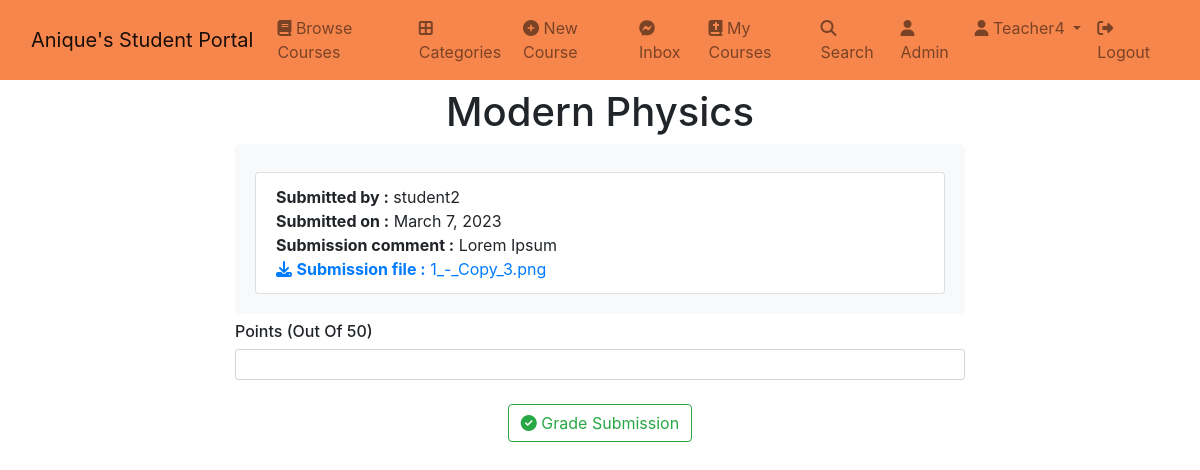
The app's page /course/31f14fdc-ee4c-420d-b912-1c9cc059e567/submissions/2 (signed in) with its own data.
### classroom/models.py (models this page shows, shortened)
class Grade(models.Model):
    course = models.ForeignKey(Course, on_delete=models.CASCADE)
    submission = models.ForeignKey(Submission, on_delete=models.CASCADE)
    points = models.PositiveIntegerField(default=0)
    graded_by = models.ForeignKey(
        User, on_delete=models.CASCADE, blank=True, null=True)
    status = models.CharField(
        choices=STATUS_CHOICES, default='pending', max_length=10, verbose_name='Status')

class Course(models.Model):
    id = models.UUIDField(primary_key=True, default=uuid.uuid4, editable=False)
    announcements = models.ManyToManyField(Announcement)
    picture = models.ImageField(upload_to=course_directory_path)
    title = models.CharField(max_length=100, verbose_name='Title')
    description = models.TextField()
    category = models.ForeignKey(Category, on_delete=models.CASCADE)
    syllabus = RichTextField()
    user = models.ForeignKey(
        User, on_delete=models.CASCADE, related_name='course_owner')
    enrolled = models.ManyToManyField(User)
    modules = models.ManyToManyField(Module)
    questions = models.ManyToManyField(CourseQuestion)
    created_at = models.DateTimeField(auto_now_add=True)

### assignment/models.py (models this page shows, shortened)
class Submission(models.Model):
    file = models.FileField(upload_to=assignment_directory_path)
    comment = models.CharField(max_length=999)
    date = models.DateTimeField(auto_now_add=True)
    assignment = models.ForeignKey(Assignment, on_delete=models.CASCADE)
    user = models.ForeignKey(User, on_delete=models.CASCADE)
    def get_file_name(self):
        return os.path.basename(self.file.name)

class Assignment(models.Model):
    title = models.CharField(max_length=150)
    content = RichTextField()
    points = models.PositiveIntegerField()
    due = models.DateField()
    files = models.ManyToManyField(AssignmentFileContent)
    user = models.ForeignKey(User, on_delete=models.CASCADE)

### classroom/views.py (the view)
def grade_submission(request, course_id, grade_id):
    user = request.user
    course = get_object_or_404(Course, id=course_id)
    grade = get_object_or_404(Grade, id=grade_id)
    if user != course.user:
        return HttpResponse("<h1>You are not allowed to perform that operation.</h1>")
    else:
        if request.method == 'POST':
            points = request.POST.get("points")
            grade.points = points
            grade.status = "graded"
            grade.graded_by = user
            grade.save()
            return redirect("student-submissions", course_id=course.id)
    context = {
        "course": course,
        "grade": grade
    }
    return render(request, 'classroom/grade_submissions.html', context)

### student_portal/templates/classroom/grade_submissions.html (shortened to what this page needs)
{% extends 'base.html' %} {% block content %}
<div class="container mt-2">
  <div class="row">
    <div class="col-2"></div>
    <div class="col-8">
      <h1 class="text-center">{{grade.course.title}}</h1>
      <div class="bg-light rounded-3">
        <div class="card-body">
          <ul class="list-group mt-2">
            <li class="list-group-item">
                <strong>Submitted by :</strong>
                {{grade.submission.user.username}}<br />
                <strong>Submitted on :</strong>
                {{grade.submission.date.date}}<br />
                <strong>Submission comment :</strong>
                {{grade.submission.comment}}<br />
                <a href="{{grade.submission.file.url}}" download
                  ><i class="fa fa-download"></i>
                  <strong>Submission file :</strong> {{grade.submission.get_file_name}}</a
                >
              </li>
          </ul>
        </div>
      </div>
      <form
        method="post"
        action="{% url 'grade-submission' course.id grade.id %}"
        role="form"
        class="mt-2"
      >
        <div class="form-outline mb-4">
          <h6 class="form-label" for="form2Example11">
            Points (Out Of {{grade.submission.assignment.points}})
          </h6>
          <input
            type="number"
            name="points"
            class="form-control form-control-sm"
            aria-label="Sizing example input"
            max="{{grade.submission.assignment.points}}"
          />
        </div>
        <div class="text-center">
          <button type="submit" class="btn btn-outline-success">
            <i class="fa fa-check-circle"></i>
            Grade Submission
          </button>
        </div>
      </form>
    </div>
  </div>
</div>
{% endblock content %}

### student_portal/templates/base.html (shortened to what this page needs)
{% load static %}
<!DOCTYPE html>
<html lang="en">
  <head>
    <link
      href="https://cdn.jsdelivr.net/npm/bootstrap@5.0.2/dist/css/bootstrap.min.css"
      rel="stylesheet"
    />
    <link
      rel="stylesheet"
      href="https://cdnjs.cloudflare.com/ajax/libs/font-awesome/6.1.1/css/all.min.css"
    />
    <link
      rel="stylesheet"
      href="https://stackpath.bootstrapcdn.com/bootstrap/4.3.1/css/bootstrap.min.css"
    />
  </head>
  <body>
    <nav
      class="navbar navbar-expand-lg navbar-light"
      style="background: #f7864d"
    >
      <div class="container-fluid">
        <a class="navbar-brand" href="{% url 'index' %}"
          >Anique's Student Portal</a
        >
        <div class="collapse navbar-collapse" id="navbarSupportedContent">
          <ul class="navbar-nav me-auto mb-2 mb-lg-0">
            <li class="nav-item">
              <a class="nav-link" href="{% url 'browse-courses' %}"
                ><i class="fa fa-book"></i> Browse Courses</a
              >
            </li>
            <li class="nav-item">
              <a class="nav-link" href="{% url 'categories' %}"
                ><i class="fas fa-border-all"></i> Categories</a
              >
            </li>
            <li class="nav-item">
              <a class="nav-link" href="{% url 'new-course' %}"
                ><i class="fa fa-plus-circle"></i> New Course</a
              >
            </li>
            <li class="nav-item">
              <a class="nav-link" href="{% url 'inbox' %}"
                ><i class="fa-brands fa-facebook-messenger"></i> Inbox
              </a>
            </li>
            <li class="nav-item">
              <a class="nav-link" href="{% url 'my-courses' %}"
                ><i class="fa-solid fa-book-bible"></i> My Courses</a
              >
            </li>
            <li class="nav-item">
              <a class="nav-link" href="{% url 'search' %}"
                ><i class="fa-solid fa-search"></i> Search</a
              >
            </li>
            {% if request.user.is_superuser %}
            <li class="nav-item">
              <a class="nav-link" href="/admin"
                ><i class="fa fa-user"></i> Admin</a
              >
            </li>
            {% endif %}
            <li class="nav-item dropdown">
              <a
                class="nav-link dropdown-toggle"
                href="#"
                id="navbarDropdown"
                role="button"
                data-bs-toggle="dropdown"
                aria-expanded="false"
              >
                <i class="fa fa-user"></i> {{request.user.username|capfirst}}
              </a>
            </li>
            <li class="nav-item">
              <a class="nav-link" href="{% url 'logout' %}"
                ><i class="fa-solid fa-right-from-bracket"></i> Logout</a
              >
            </li>
          </ul>
        </div>
      </div>
    </nav>
    {% block content %} {% block pagination %} {% endblock pagination %} {% endblock content %}
  </body>
</html>

### records on screen
Grade: course "Modern Physics", submission.user.username "student2", submission "March 7, 2023", submission.comment "Lorem Ipsum", submission.get_file_name "1_-_Copy_3.png", submission.assignment.points "50"

### other values on screen
{{ request.user.username|capfirst }} "Teacher4"
